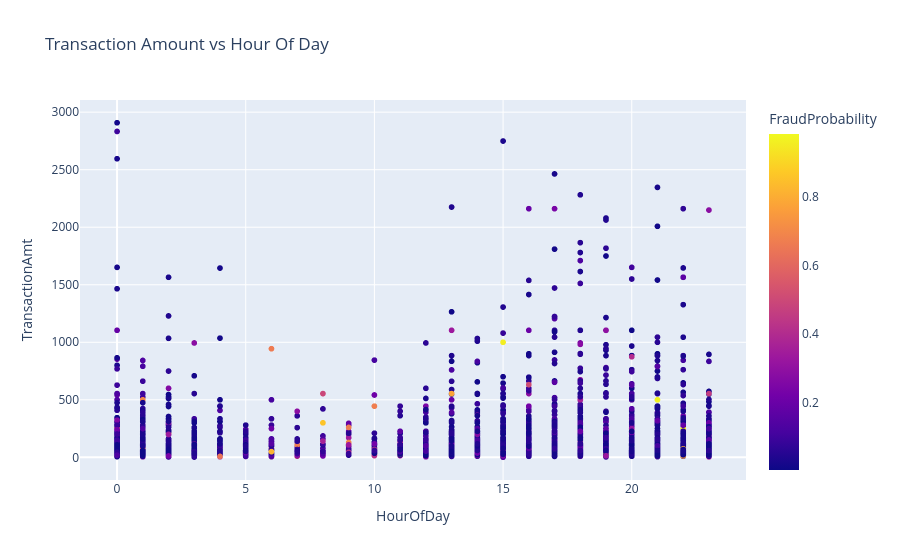

The notebook cell this image was saved under:
### Code cell
fig = px.scatter(
    
    risk_df.sample(5000),
    
    x="HourOfDay",
    
    y="TransactionAmt",
    
    color="FraudProbability",
    
    title="Transaction Amount vs Hour Of Day"
)

fig.show()

### Figure 1 — Plotly figure (JSON) as saved in the notebook; plotly's stock layout.template omitted (floating-point values rounded to 4 significant figures; data arrays with more than 128 entries replaced by an {"elided": "..."} marker saying what was removed)
{"data": [{"hovertemplate": "HourOfDay=%{x}<br>TransactionAmt=%{y}<br>FraudProbability=%{marker.color}<extra></extra>", "legendgroup": "", "marker": {"color": {"elided": "5000 float values"}, "coloraxis": "coloraxis", "symbol": "circle"}, "mode": "markers", "name": "", "showlegend": false, "type": "scattergl", "x": {"elided": "5000 int values"}, "xaxis": "x", "y": {"elided": "5000 float values"}, "yaxis": "y"}], "layout": {"coloraxis": {"colorbar": {"title": {"text": "FraudProbability"}}, "colorscale": [[0, "#0d0887"], [0.1111, "#46039f"], [0.2222, "#7201a8"], [0.3333, "#9c179e"], [0.4444, "#bd3786"], [0.5556, "#d8576b"], [0.6667, "#ed7953"], [0.7778, "#fb9f3a"], [0.8889, "#fdca26"], [1, "#f0f921"]]}, "legend": {"tracegroupgap": 0}, "title": {"text": "Transaction Amount vs Hour Of Day"}, "xaxis": {"anchor": "y", "domain": [0, 1], "title": {"text": "HourOfDay"}}, "yaxis": {"anchor": "x", "domain": [0, 1], "title": {"text": "TransactionAmt"}}}}
